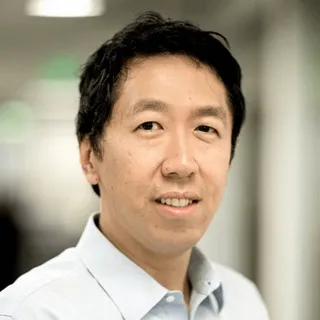
#> input picture PersonClassifier/test_images/i (5).webp, 320 x 320 px
$ jupyter execute --allow-errors person_classifier.ipynb   (shell and % lines are left out)
#> lines starting #> are read from the running program, lines starting #| are printed output that depends on the picture
Images downloaded from public sources

Be sure to set the requirements

### 1. Importing libraries

[cell 1]
import numpy as np
import cv2
import matplotlib
from matplotlib import pyplot as plt
import os
import shutil
import pywt
from sklearn.svm import SVC
from sklearn.preprocessing import StandardScaler
from sklearn.model_selection import train_test_split
from sklearn.pipeline import Pipeline
from sklearn.metrics import classification_report
from sklearn import svm
from sklearn.ensemble import RandomForestClassifier
from sklearn.linear_model import LogisticRegression
from sklearn.neighbors import KNeighborsClassifier
from sklearn.pipeline import make_pipeline
from sklearn.model_selection import GridSearchCV
import pandas as pd
from sklearn.metrics import confusion_matrix
import seaborn as sn
import joblib
import json

### 2. Preprocessing

#### Detect face and eyes on the image

[cell 2]
img = cv2.imread('./test_images/i (5).webp')
#> img is the input picture: shape (320, 320, 3); mean B, G, R 138.4, 157.7, 169.6
img.shape
#> Out = (320, 320, 3)

[cell 3]
plt.imshow(img)

[cell 4]
gray = cv2.cvtColor(img, cv2.COLOR_BGR2GRAY)
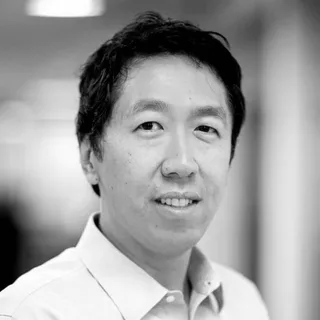
#> gray: shape (320, 320); min 0, max 255, mean 159
gray.shape
#> Out = (320, 320)

[cell 5]
plt.imshow(gray, cmap='gray')

[cell 6]
face_cascade = cv2.CascadeClassifier('.\opencv\haarcascades\haarcascade_frontalface_default.xml')
eye_cascade = cv2.CascadeClassifier('.\opencv\haarcascades\haarcascade_eye.xml')

faces = face_cascade.detectMultiScale(gray, 1.3, 5)
#> faces = [[92, 61, 170, 170]]
faces
#> Out = [[92, 61, 170, 170]]

[cell 7]
x,y,w,h = faces[0]
#> x = 92; y = 61; w = 170; h = 170

[cell 8]
plt.imshow(faces, cmap='gray')
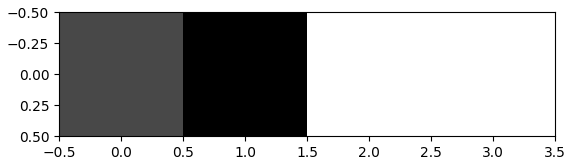
#> figure drawn by matplotlib, 1 panel

[cell 9]
x,y,w,h
#> Out = (92, 61, 170, 170)

#### Crop the facial region of the image

[cell 10]
face_img = cv2.rectangle(img,(x,y), (x+w,y+h),(255,0,0),2)
plt.imshow(face_img)

[cell 11]
cv2.destroyAllWindows()
for (x,y,w,h) in faces:
    face_img = cv2.rectangle(img,(x,y),(x+w,y+h),(255,0,0),2)
    roi_gray = gray[y:y+h, x:x+w]
    roi_color = face_img[y:y+h, x:x+w]
    eyes = eye_cascade.detectMultiScale(roi_gray)
    for (ex,ey,ew, eh) in eyes:
        cv2.rectangle(roi_color,(ex,ey),(ex+ew,ey+eh),(0,255,0),2)
#> this loop made 1 pass
#> (x, y, w, h, eyes) on pass 1: (92, 61, 170, 170, [[35, 43, 44, 44], [91, 48, 43, 43]])
#> pass 1, `roi_gray = gray[y:y+h, x:x+w]`:
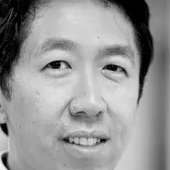
#> roi_gray: shape (170, 170); min 0, max 248, mean 150.1
#> after the loop:
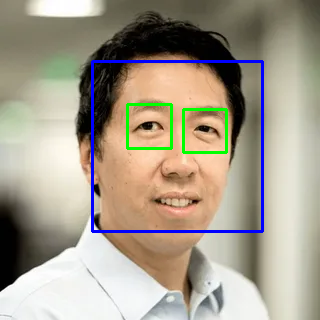
#> img: shape (320, 320, 3); mean B, G, R 140.1, 156.1, 164.7
#> after the loop:
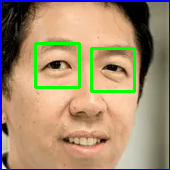
#> roi_color: shape (170, 170, 3); mean B, G, R 114.6, 142.7, 165.1


plt.figure()
plt.imshow(face_img, cmap='gray')
plt.show()

[cell 12]
plt.imshow(face_img, cmap='gray')

[cell 13]
plt.imshow(roi_color, cmap='gray')

[cell 14]
face_img.shape
#> Out = (320, 320, 3)

[cell 15]
roi_color.shape
#> Out = (170, 170, 3)

[cell 16]
plt.imshow(roi_gray, cmap='gray')

#### Detect the face, if eye >=2
If it's less than >=2: ignore this image and we will not use such image for model training

[cell 17]
def get_cropped_image_if_2_eyes(image_path):
    img = cv2.imread(image_path)
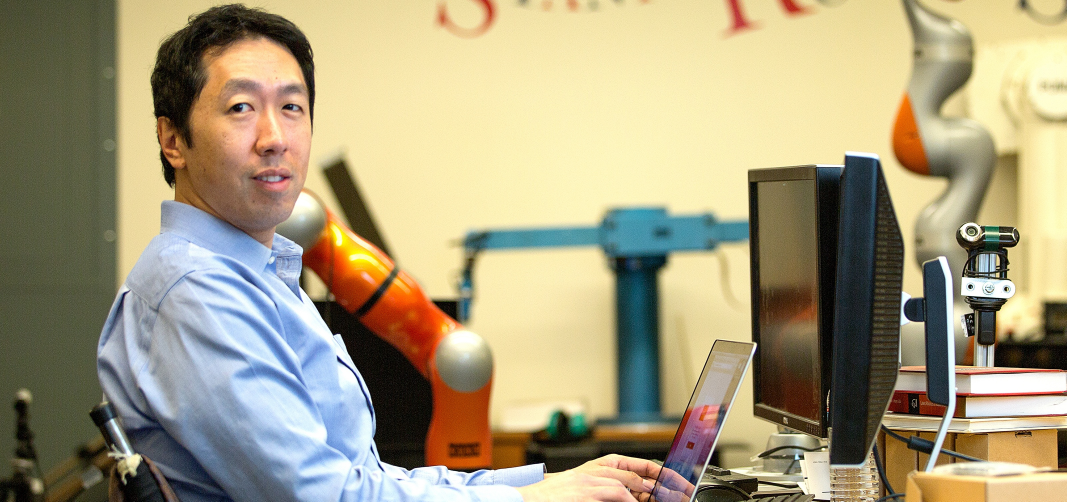
#> input picture PersonClassifier/dataset/Andrew_Ng/0.keo86h9kad8andrew_ng_0.jpg, 3200 x 1505 px (shown at 1/3 size)
#> img is the input picture: shape (1505, 3200, 3); mean B, G, R 126.1, 157.3, 167.7
    gray = cv2.cvtColor(img, cv2.COLOR_BGR2GRAY)
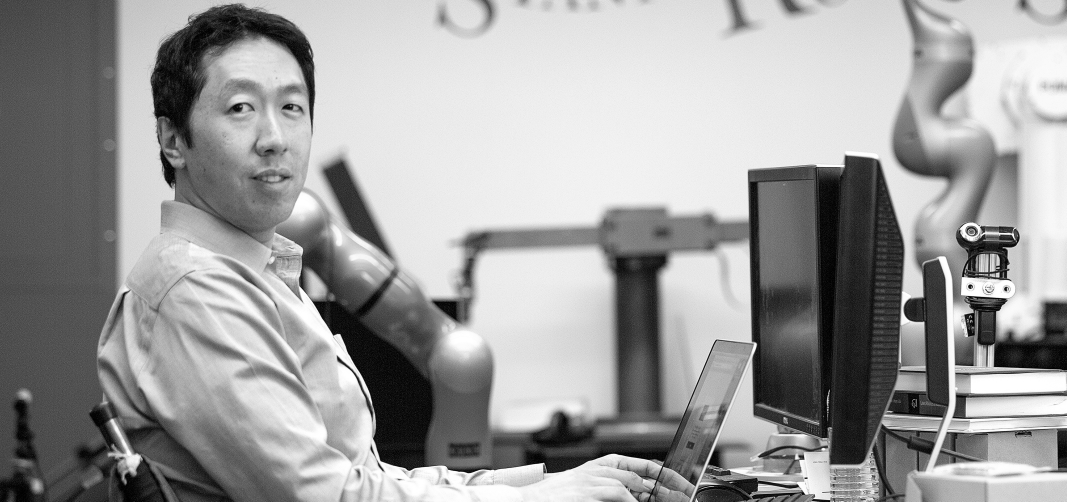
#> gray: shape (1505, 3200) (shown at 1/3 size); min 0, max 255, mean 156.9
    faces = face_cascade.detectMultiScale(gray, 1.3, 5)
#> faces = [[548, 129, 499, 499]]
    for (x,y,w,h) in faces:
        roi_gray = gray[y:y+h, x:x+w]
        roi_color = img[y:y+h, x:x+w]
        eyes = eye_cascade.detectMultiScale(roi_gray)
        if len(eyes) >= 2:
            return roi_color
#> this loop made 1 pass
#> (x, y, w, h, eyes) on pass 1: (548, 129, 499, 499, [[276, 150, 90, 90], [115, 141, 107, 107]])
#> pass 1, in get_cropped_image_if_2_eyes, `roi_color = img[y:y+h, x:x+w]`:
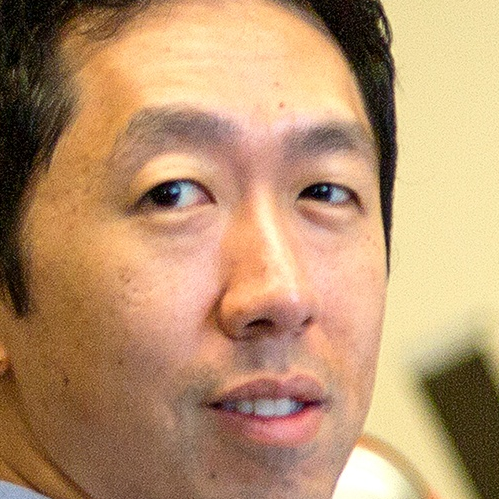
#> roi_color: shape (499, 499, 3); mean B, G, R 110.2, 147.4, 185.2

[cell 18]
path_to_data = './dataset/'
path_to_cr_data = './dataset/cropped/'

[cell 19]
img_dirs = []
for i in os.scandir(path_to_data):
    if i.is_dir() and not 'cropped' in i.path:
        img_dirs.append(i.path)

[cell 20]
img_dirs

[cell 21]
if os.path.exists(path_to_cr_data):
    shutil.rmtree(path_to_cr_data)
os.mkdir(path_to_cr_data)

#### Crop the face area for each image
There will be cropped folder inside dataset folder after you run this code

[cell 22]
cropped_image_dirs = []
celebrity_file_names_dict = {}

for i in img_dirs:
    count = 1
    celebrity_name = i.split('/')[-1]
    print(celebrity_name)

    celebrity_file_names_dict[celebrity_name] = []

    for j in os.scandir(i):
        roi_color = get_cropped_image_if_2_eyes(j.path)
        if roi_color is not None:
            cropped_folder = path_to_cr_data + celebrity_name
            if not os.path.exists(cropped_folder):
                os.makedirs(cropped_folder)
                cropped_image_dirs.append(cropped_folder)
                print('Generating cropped images in folder: ',cropped_folder)

            cropped_file_name = celebrity_name + str(count) + '.png'
            cropped_file_path = cropped_folder + '/' + cropped_file_name

            cv2.imwrite(cropped_file_path, roi_color)
            celebrity_file_names_dict[celebrity_name].append(cropped_file_path)
            count += 1

print('\nGenerating cropped images completed')

[cell 23]
cropped_image_dirs

#### Manually examine cropped folder and delete any unwanted images

[cell 24]
celebrity_file_names_dict = {}
for img_dir in cropped_image_dirs:
    celebrity_name = img_dir.split('/')[-1]
    file_list = []
    for entry in os.scandir(img_dir):
        file_list.append(entry.path)
    celebrity_file_names_dict[celebrity_name] = file_list

#### Use wavelet transform
To create clues about different facial features like eyes, nose, lips, etc.

[cell 25]
def w2d(img, mode='haar', level=1):
#> called with mode = 'db1', level = 5
    imArray = img
    #Datatype conversions
    #convert to grayscale
    imArray = cv2.cvtColor(imArray,cv2.COLOR_RGB2GRAY)
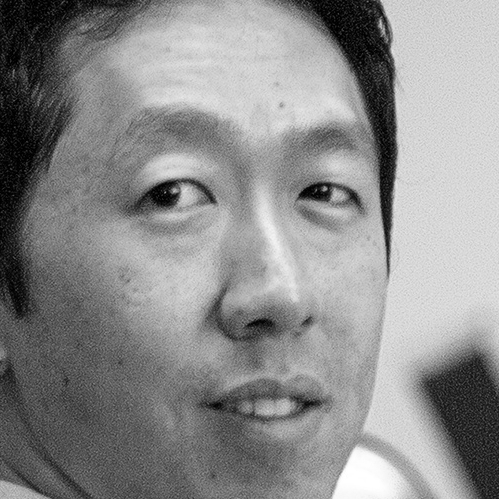
#> imArray: shape (499, 499); min 0, max 255, mean 140.6
    #convert to float
    imArray =  np.float32(imArray)
    imArray /= 255;
    # compute coefficients
    coeffs=pywt.wavedec2(imArray, mode, level=level)

    #Process Coefficients
    coeffs_H=list(coeffs)
    coeffs_H[0] *= 0;

    # reconstruction
    imArray_H=pywt.waverec2(coeffs_H, mode);
    imArray_H *= 255;
    imArray_H =  np.uint8(imArray_H)
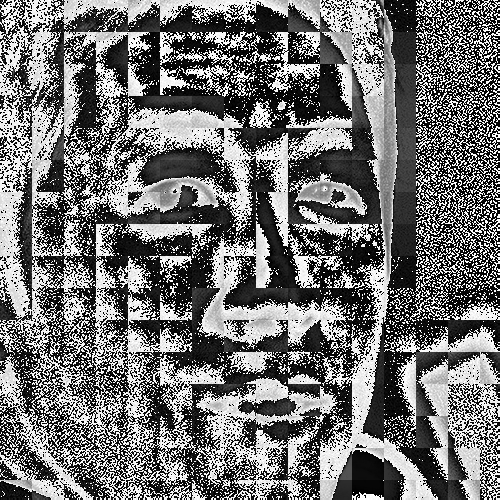
#> imArray_H: shape (500, 500); min 0, max 255, mean 113.9

    return imArray_H

[cell 26]
cropped_image = cv2.imread('./dataset/cropped/Andrew_Ng/Andrew_Ng1.png')

[cell 27]
im_har = w2d(cropped_image, 'db1', 5)
plt.imshow(im_har, cmap='gray')

[cell 28]
class_dict = {}
count = 0
for i in celebrity_file_names_dict.keys():
    class_dict[i] = count
    count += 1
#> this loop made 0 passes
#> after the loop, class_dict = 0 items; count = 0
class_dict
